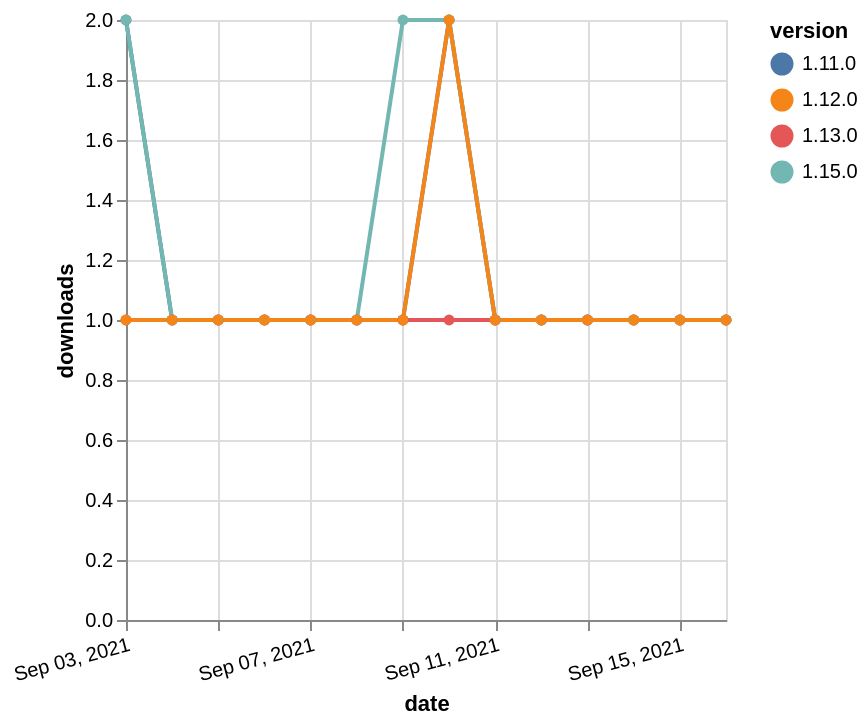

The specification (Vega-Lite) saved for this image:
### Vega-Lite specification from a JSON file in a GitHub repository (floating-point values rounded to 4 significant figures)
{"$schema": "https://vega.github.io/schema/vega-lite/v5.json", "description": "A simple bar chart with embedded data.", "data": {"values": [{"date": "2021-09-03", "total": 206, "delta": 2, "version": "1.11.0"}, {"date": "2021-09-04", "total": 207, "delta": 1, "version": "1.11.0"}, {"date": "2021-09-05", "total": 208, "delta": 1, "version": "1.11.0"}, {"date": "2021-09-06", "total": 209, "delta": 1, "version": "1.11.0"}, {"date": "2021-09-07", "total": 210, "delta": 1, "version": "1.11.0"}, {"date": "2021-09-08", "total": 211, "delta": 1, "version": "1.11.0"}, {"date": "2021-09-09", "total": 212, "delta": 1, "version": "1.11.0"}, {"date": "2021-09-10", "total": 214, "delta": 2, "version": "1.11.0"}, {"date": "2021-09-11", "total": 215, "delta": 1, "version": "1.11.0"}, {"date": "2021-09-12", "total": 216, "delta": 1, "version": "1.11.0"}, {"date": "2021-09-13", "total": 217, "delta": 1, "version": "1.11.0"}, {"date": "2021-09-14", "total": 218, "delta": 1, "version": "1.11.0"}, {"date": "2021-09-15", "total": 219, "delta": 1, "version": "1.11.0"}, {"date": "2021-09-16", "total": 220, "delta": 1, "version": "1.11.0"}, {"date": "2021-09-03", "total": 292, "delta": 1, "version": "1.13.0"}, {"date": "2021-09-04", "total": 293, "delta": 1, "version": "1.13.0"}, {"date": "2021-09-05", "total": 294, "delta": 1, "version": "1.13.0"}, {"date": "2021-09-06", "total": 295, "delta": 1, "version": "1.13.0"}, {"date": "2021-09-07", "total": 296, "delta": 1, "version": "1.13.0"}, {"date": "2021-09-08", "total": 297, "delta": 1, "version": "1.13.0"}, {"date": "2021-09-09", "total": 298, "delta": 1, "version": "1.13.0"}, {"date": "2021-09-10", "total": 299, "delta": 1, "version": "1.13.0"}, {"date": "2021-09-11", "total": 300, "delta": 1, "version": "1.13.0"}, {"date": "2021-09-12", "total": 301, "delta": 1, "version": "1.13.0"}, {"date": "2021-09-13", "total": 302, "delta": 1, "version": "1.13.0"}, {"date": "2021-09-14", "total": 303, "delta": 1, "version": "1.13.0"}, {"date": "2021-09-15", "total": 304, "delta": 1, "version": "1.13.0"}, {"date": "2021-09-16", "total": 305, "delta": 1, "version": "1.13.0"}, {"date": "2021-09-03", "total": 108, "delta": 2, "version": "1.15.0"}, {"date": "2021-09-04", "total": 109, "delta": 1, "version": "1.15.0"}, {"date": "2021-09-05", "total": 110, "delta": 1, "version": "1.15.0"}, {"date": "2021-09-06", "total": 111, "delta": 1, "version": "1.15.0"}, {"date": "2021-09-07", "total": 112, "delta": 1, "version": "1.15.0"}, {"date": "2021-09-08", "total": 113, "delta": 1, "version": "1.15.0"}, {"date": "2021-09-09", "total": 115, "delta": 2, "version": "1.15.0"}, {"date": "2021-09-10", "total": 117, "delta": 2, "version": "1.15.0"}, {"date": "2021-09-11", "total": 118, "delta": 1, "version": "1.15.0"}, {"date": "2021-09-12", "total": 119, "delta": 1, "version": "1.15.0"}, {"date": "2021-09-13", "total": 120, "delta": 1, "version": "1.15.0"}, {"date": "2021-09-14", "total": 121, "delta": 1, "version": "1.15.0"}, {"date": "2021-09-15", "total": 122, "delta": 1, "version": "1.15.0"}, {"date": "2021-09-16", "total": 123, "delta": 1, "version": "1.15.0"}, {"date": "2021-09-03", "total": 180, "delta": 1, "version": "1.12.0"}, {"date": "2021-09-04", "total": 181, "delta": 1, "version": "1.12.0"}, {"date": "2021-09-05", "total": 182, "delta": 1, "version": "1.12.0"}, {"date": "2021-09-06", "total": 183, "delta": 1, "version": "1.12.0"}, {"date": "2021-09-07", "total": 184, "delta": 1, "version": "1.12.0"}, {"date": "2021-09-08", "total": 185, "delta": 1, "version": "1.12.0"}, {"date": "2021-09-09", "total": 186, "delta": 1, "version": "1.12.0"}, {"date": "2021-09-10", "total": 188, "delta": 2, "version": "1.12.0"}, {"date": "2021-09-11", "total": 189, "delta": 1, "version": "1.12.0"}, {"date": "2021-09-12", "total": 190, "delta": 1, "version": "1.12.0"}, {"date": "2021-09-13", "total": 191, "delta": 1, "version": "1.12.0"}, {"date": "2021-09-14", "total": 192, "delta": 1, "version": "1.12.0"}, {"date": "2021-09-15", "total": 193, "delta": 1, "version": "1.12.0"}, {"date": "2021-09-16", "total": 194, "delta": 1, "version": "1.12.0"}]}, "width": "container", "mark": {"type": "line", "point": {"filled": true}}, "encoding": {"x": {"field": "date", "type": "temporal", "timeUnit": "yearmonthdate", "title": "date", "axis": {"labelAngle": -15}}, "y": {"field": "delta", "type": "quantitative", "title": "downloads"}, "color": {"field": "version", "type": "nominal"}, "tooltip": {"field": "delta"}}}
